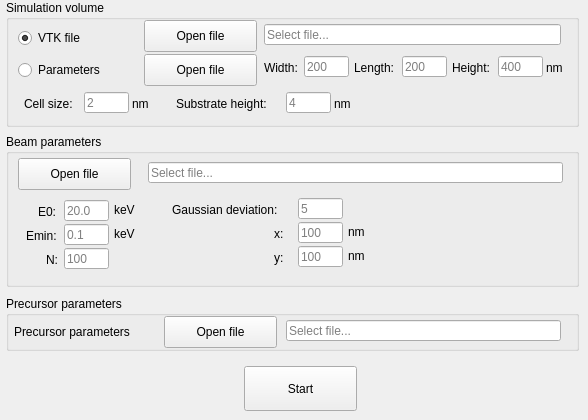
      <widget class="QWidget" name="tab_2">
       <attribute name="title">
        <string>Monte Carlo</string>
       </attribute>
       <widget class="QGroupBox" name="groupBox_3">
        <property name="geometry">
         <rect>
          <x>6</x>
          <y>0</y>
          <width>573</width>
          <height>127</height>
         </rect>
        </property>
        <property name="title">
         <string>Simulation volume</string>
        </property>
        <widget class="QRadioButton" name="choice_geom_parameters_file_mc">
         <property name="geometry">
          <rect>
           <x>12</x>
           <y>60</y>
           <width>119</width>
           <height>20</height>
          </rect>
         </property>
         <property name="text">
          <string>Parameters</string>
         </property>
        </widget>
        <widget class="QRadioButton" name="choice_vtk_file_mc">
         <property name="geometry">
          <rect>
           <x>12</x>
           <y>28</y>
           <width>100</width>
           <height>20</height>
          </rect>
         </property>
         <property name="text">
          <string>VTK file</string>
         </property>
         <property name="checked">
          <bool>true</bool>
         </property>
        </widget>
        <widget class="QPushButton" name="open_vtk_file_button_mc">
         <property name="geometry">
          <rect>
           <x>138</x>
           <y>20</y>
           <width>113</width>
           <height>32</height>
          </rect>
         </property>
         <property name="text">
          <string>Open file</string>
         </property>
        </widget>
        <widget class="QLineEdit" name="input_width_mc">
         <property name="geometry">
          <rect>
           <x>298</x>
           <y>56</y>
           <width>45</width>
           <height>21</height>
          </rect>
         </property>
         <property name="inputMask">
          <string/>
         </property>
         <property name="maxLength">
          <number>5</number>
         </property>
         <property name="placeholderText">
          <string>200</string>
         </property>
        </widget>
        <widget class="QLineEdit" name="input_height_mc">
         <property name="geometry">
          <rect>
           <x>492</x>
           <y>56</y>
           <width>45</width>
           <height>21</height>
          </rect>
         </property>
         <property name="inputMask">
          <string/>
         </property>
         <property name="maxLength">
          <number>5</number>
         </property>
         <property name="placeholderText">
          <string>400</string>
         </property>
        </widget>
        <widget class="QLineEdit" name="input_length_mc">
         <property name="geometry">
          <rect>
           <x>396</x>
           <y>56</y>
           <width>45</width>
           <height>21</height>
          </rect>
         </property>
         <property name="inputMask">
          <string/>
         </property>
         <property name="maxLength">
          <number>5</number>
         </property>
         <property name="placeholderText">
          <string>200</string>
         </property>
        </widget>
        <widget class="QLabel" name="l_dimensions_units_mc">
         <property name="geometry">
          <rect>
           <x>540</x>
           <y>60</y>
           <width>19</width>
           <height>16</height>
          </rect>
         </property>
         <property name="text">
          <string>nm</string>
         </property>
        </widget>
        <widget class="QPushButton" name="open_geom_parameters_file_button_mc">
         <property name="geometry">
          <rect>
           <x>138</x>
           <y>54</y>
           <width>113</width>
           <height>32</height>
          </rect>
         </property>
         <property name="text">
          <string>Open file</string>
         </property>
        </widget>
        <widget class="QLineEdit" name="vtk_filename_display_mc">
         <property name="geometry">
          <rect>
           <x>258</x>
           <y>24</y>
           <width>297</width>
           <height>21</height>
          </rect>
         </property>
         <property name="readOnly">
          <bool>true</bool>
         </property>
         <property name="placeholderText">
          <string>Select file...</string>
         </property>
        </widget>
        <widget class="QLabel" name="l_width_mc">
         <property name="geometry">
          <rect>
           <x>258</x>
           <y>60</y>
           <width>41</width>
           <height>16</height>
          </rect>
         </property>
         <property name="text">
          <string>Width:</string>
         </property>
        </widget>
        <widget class="QLabel" name="l_length_mc">
         <property name="geometry">
          <rect>
           <x>348</x>
           <y>60</y>
           <width>49</width>
           <height>16</height>
          </rect>
         </property>
         <property name="text">
          <string>Length:</string>
         </property>
        </widget>
        <widget class="QLabel" name="l_height_mc">
         <property name="geometry">
          <rect>
           <x>446</x>
           <y>60</y>
           <width>45</width>
           <height>16</height>
          </rect>
         </property>
         <property name="text">
          <string>Height:</string>
         </property>
        </widget>
        <widget class="QLabel" name="l_cell_size_mc">
         <property name="geometry">
          <rect>
           <x>18</x>
           <y>96</y>
           <width>60</width>
           <height>16</height>
          </rect>
         </property>
         <property name="text">
          <string>Cell size:</string>
         </property>
        </widget>
        <widget class="QLineEdit" name="input_cell_size_mc">
         <property name="geometry">
          <rect>
           <x>78</x>
           <y>92</y>
           <width>45</width>
           <height>21</height>
          </rect>
         </property>
         <property name="inputMask">
          <string/>
         </property>
         <property name="text">
          <string/>
         </property>
         <property name="maxLength">
          <number>4</number>
         </property>
         <property name="placeholderText">
          <string>2</string>
         </property>
        </widget>
        <widget class="QLabel" name="l_cell_size_units_mc">
         <property name="geometry">
          <rect>
           <x>126</x>
           <y>96</y>
           <width>19</width>
           <height>16</height>
          </rect>
         </property>
         <property name="text">
          <string>nm</string>
         </property>
        </widget>
        <widget class="QLabel" name="l_substrate_height_mc">
         <property name="geometry">
          <rect>
           <x>170</x>
           <y>96</y>
           <width>105</width>
           <height>16</height>
          </rect>
         </property>
         <property name="text">
          <string>Substrate height:</string>
         </property>
        </widget>
        <widget class="QLineEdit" name="input_substrate_height_mc">
         <property name="geometry">
          <rect>
           <x>280</x>
           <y>92</y>
           <width>45</width>
           <height>21</height>
          </rect>
         </property>
         <property name="inputMask">
          <string/>
         </property>
         <property name="maxLength">
          <number>4</number>
         </property>
         <property name="placeholderText">
          <string>4</string>
         </property>
        </widget>
        <widget class="QLabel" name="l_substrate_height_units_mc">
         <property name="geometry">
          <rect>
           <x>328</x>
           <y>96</y>
           <width>19</width>
           <height>16</height>
          </rect>
         </property>
         <property name="text">
          <string>nm</string>
         </property>
        </widget>
       </widget>
       <widget class="QGroupBox" name="groupBox_5">
        <property name="geometry">
         <rect>
          <x>6</x>
          <y>134</y>
          <width>573</width>
          <height>153</height>
         </rect>
        </property>
        <property name="title">
         <string>Beam parameters</string>
        </property>
        <widget class="QLineEdit" name="energy_cutoff">
         <property name="geometry">
          <rect>
           <x>58</x>
           <y>90</y>
           <width>45</width>
           <height>21</height>
          </rect>
         </property>
         <property name="inputMask">
          <string/>
         </property>
         <property name="text">
          <string/>
         </property>
         <property name="maxLength">
          <number>3</number>
         </property>
         <property name="placeholderText">
          <string>0.1</string>
         </property>
        </widget>
        <widget class="QLabel" name="label_17">
         <property name="geometry">
          <rect>
           <x>32</x>
           <y>70</y>
           <width>25</width>
           <height>16</height>
          </rect>
         </property>
         <property name="text">
          <string>E0:</string>
         </property>
        </widget>
        <widget class="QLineEdit" name="beam_energy">
         <property name="geometry">
          <rect>
           <x>58</x>
           <y>66</y>
           <width>45</width>
           <height>21</height>
          </rect>
         </property>
         <property name="inputMask">
          <string/>
         </property>
         <property name="text">
          <string/>
         </property>
         <property name="maxLength">
          <number>4</number>
         </property>
         <property name="placeholderText">
          <string>20.0</string>
         </property>
        </widget>
        <widget class="QLabel" name="label_18">
         <property name="geometry">
          <rect>
           <x>20</x>
           <y>94</y>
           <width>41</width>
           <height>16</height>
          </rect>
         </property>
         <property name="text">
          <string>Emin:</string>
         </property>
        </widget>
        <widget class="QLineEdit" name="beam_parameters_filename_display_mc">
         <property name="geometry">
          <rect>
           <x>142</x>
           <y>28</y>
           <width>415</width>
           <height>21</height>
          </rect>
         </property>
         <property name="readOnly">
          <bool>true</bool>
         </property>
         <property name="placeholderText">
          <string>Select file...</string>
         </property>
        </widget>
        <widget class="QPushButton" name="open_beam_parameters_file_button_mc">
         <property name="geometry">
          <rect>
           <x>12</x>
           <y>24</y>
           <width>113</width>
           <height>32</height>
          </rect>
         </property>
         <property name="text">
          <string>Open file</string>
         </property>
        </widget>
        <widget class="QLineEdit" name="number_of_e">
         <property name="geometry">
          <rect>
           <x>58</x>
           <y>114</y>
           <width>45</width>
           <height>21</height>
          </rect>
         </property>
         <property name="inputMask">
          <string/>
         </property>
         <property name="text">
          <string/>
         </property>
         <property name="maxLength">
          <number>4</number>
         </property>
         <property name="placeholderText">
          <string>100</string>
         </property>
        </widget>
        <widget class="QLabel" name="label_21">
         <property name="geometry">
          <rect>
           <x>40</x>
           <y>118</y>
           <width>15</width>
           <height>16</height>
          </rect>
         </property>
         <property name="text">
          <string>N:</string>
         </property>
        </widget>
        <widget class="QLineEdit" name="gauss_dev">
         <property name="geometry">
          <rect>
           <x>292</x>
           <y>64</y>
           <width>45</width>
           <height>21</height>
          </rect>
         </property>
         <property name="inputMask">
          <string/>
         </property>
         <property name="text">
          <string/>
         </property>
         <property name="maxLength">
          <number>4</number>
         </property>
         <property name="placeholderText">
          <string>5</string>
         </property>
        </widget>
        <widget class="QLabel" name="label_22">
         <property name="geometry">
          <rect>
           <x>166</x>
           <y>68</y>
           <width>123</width>
           <height>16</height>
          </rect>
         </property>
         <property name="text">
          <string>Gaussian deviation:</string>
         </property>
        </widget>
        <widget class="QLineEdit" name="x_pos">
         <property name="geometry">
          <rect>
           <x>292</x>
           <y>88</y>
           <width>45</width>
           <height>21</height>
          </rect>
         </property>
         <property name="inputMask">
          <string/>
         </property>
         <property name="text">
          <string/>
         </property>
         <property name="maxLength">
          <number>4</number>
         </property>
         <property name="placeholderText">
          <string>100</string>
         </property>
        </widget>
        <widget class="QLabel" name="label_23">
         <property name="geometry">
          <rect>
           <x>268</x>
           <y>92</y>
           <width>21</width>
           <height>16</height>
          </rect>
         </property>
         <property name="text">
          <string>x:</string>
         </property>
        </widget>
        <widget class="QLineEdit" name="y_pos">
         <property name="geometry">
          <rect>
           <x>292</x>
           <y>112</y>
           <width>45</width>
           <height>21</height>
          </rect>
         </property>
         <property name="inputMask">
          <string/>
         </property>
         <property name="text">
          <string/>
         </property>
         <property name="maxLength">
          <number>4</number>
         </property>
         <property name="placeholderText">
          <string>100</string>
         </property>
        </widget>
        <widget class="QLabel" name="label_25">
         <property name="geometry">
          <rect>
           <x>268</x>
           <y>116</y>
           <width>21</width>
           <height>16</height>
          </rect>
         </property>
         <property name="text">
          <string>y:</string>
         </property>
        </widget>
        <widget class="QLabel" name="label_26">
         <property name="geometry">
          <rect>
           <x>108</x>
           <y>68</y>
           <width>25</width>
           <height>16</height>
          </rect>
         </property>
         <property name="text">
          <string>keV</string>
         </property>
        </widget>
        <widget class="QLabel" name="label_27">
         <property name="geometry">
          <rect>
           <x>108</x>
           <y>92</y>
           <width>25</width>
           <height>16</height>
          </rect>
         </property>
         <property name="text">
          <string>keV</string>
         </property>
        </widget>
        <widget class="QLabel" name="label_28">
         <property name="geometry">
          <rect>
           <x>342</x>
           <y>90</y>
           <width>25</width>
           <height>16</height>
          </rect>
         </property>
         <property name="text">
          <string>nm</string>
         </property>
        </widget>
        <widget class="QLabel" name="label_29">
         <property name="geometry">
          <rect>
           <x>342</x>
           <y>114</y>
           <width>25</width>
           <height>16</height>
          </rect>
         </property>
         <property name="text">
          <string>nm</string>
         </property>
        </widget>
       </widget>
       <widget class="QGroupBox" name="groupBox_6">
        <property name="geometry">
         <rect>
          <x>6</x>
          <y>296</y>
          <width>573</width>
          <height>55</height>
         </rect>
        </property>
        <property name="title">
         <string>Precursor parameters</string>
        </property>
        <widget class="QPushButton" name="open_precursor_parameters_file_button_mc">
         <property name="geometry">
          <rect>
           <x>158</x>
           <y>20</y>
           <width>113</width>
           <height>32</height>
          </rect>
         </property>
         <property name="text">
          <string>Open file</string>
         </property>
        </widget>
        <widget class="QLineEdit" name="precursor_parameters_filename_display_mc">
         <property name="geometry">
          <rect>
           <x>280</x>
           <y>24</y>
           <width>275</width>
           <height>21</height>
          </rect>
         </property>
         <property name="readOnly">
          <bool>true</bool>
         </property>
         <property name="placeholderText">
          <string>Select file...</string>
         </property>
        </widget>
        <widget class="QLabel" name="label_24">
         <property name="geometry">
          <rect>
           <x>8</x>
           <y>28</y>
           <width>143</width>
           <height>16</height>
          </rect>
         </property>
         <property name="text">
          <string>Precursor parameters</string>
         </property>
        </widget>
       </widget>
       <widget class="QPushButton" name="start_mc_button">
        <property name="geometry">
         <rect>
          <x>244</x>
          <y>366</y>
          <width>113</width>
          <height>45</height>
         </rect>
        </property>
        <property name="text">
         <string>Start</string>
        </property>
       </widget>
      </widget>
